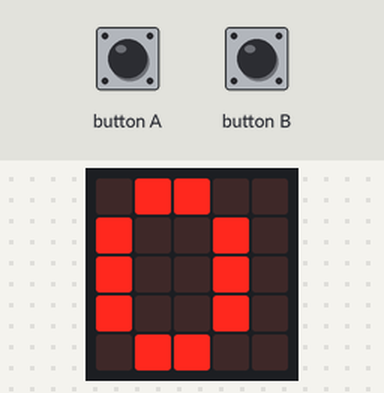
Simulated run of this program. Board: BBC micro:bit (MakeCode). On the bench: the board's 5×5 LED display. The inputs (shaded band) are chosen by the test bench. The 48×5 strip is a reading aid, not a part: it shows the text the display is scrolling, unrolled, one strip-width of it at a time.

Above: at 1.9 s.
2.0 s: button A pressed for 0.15 s
At 3.1 s:
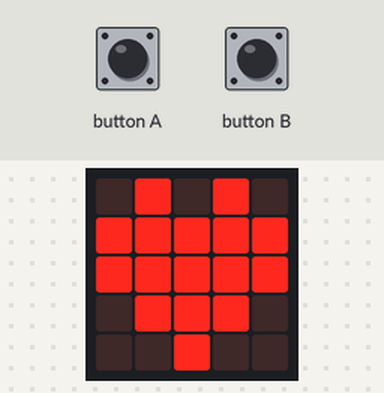
3.6 s: button B pressed for 0.15 s
At 7.1 s:
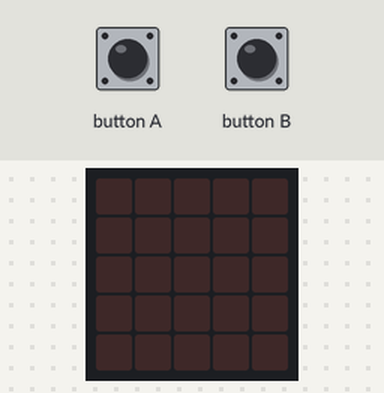
7.3 s: button B pressed for 0.15 s
At 12.6 s:
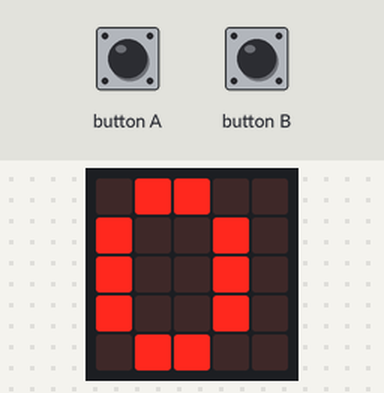
Timing chart, 0 to 14.1 s (numbered marks = the images above; inputs shaded):
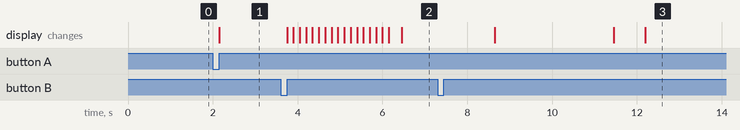

The program:

main.ts
```typescript
input.onGesture(Gesture.TiltLeft, function () {
    if (gestartet == 1) {
        zaehler += -1
        if (zaehler < 0) {
            zaehler = 25
        }
    }
})
input.onButtonPressed(Button.B, function () {
    gestartet = 0
    basic.showNumber(zaehler)
    basic.pause(2200)
    basic.showIcon(IconNames.Heart)
    basic.pause(2200)
    ergebnis = 0
    while (zaehler > 0) {
        ergebnis = ergebnis + zaehler % 10
        zaehler = (zaehler - zaehler % 10) / 10
    }
    basic.showNumber(ergebnis)
})
input.onButtonPressed(Button.A, function () {
    gestartet = 1
    zaehler = 25
    basic.showIcon(IconNames.Heart)
})
let ergebnis = 0
let zaehler = 0
let gestartet = 0
basic.showNumber(0)
```

test.ts
```typescript
// Hier kann man Tests durchführen; diese Datei wird nicht kompiliert, wenn dieses Paket als Erweiterung verwendet wird.
```

Measured:
- after the input at 2.0 s, the display: changes after 0.15 s (image 1)
